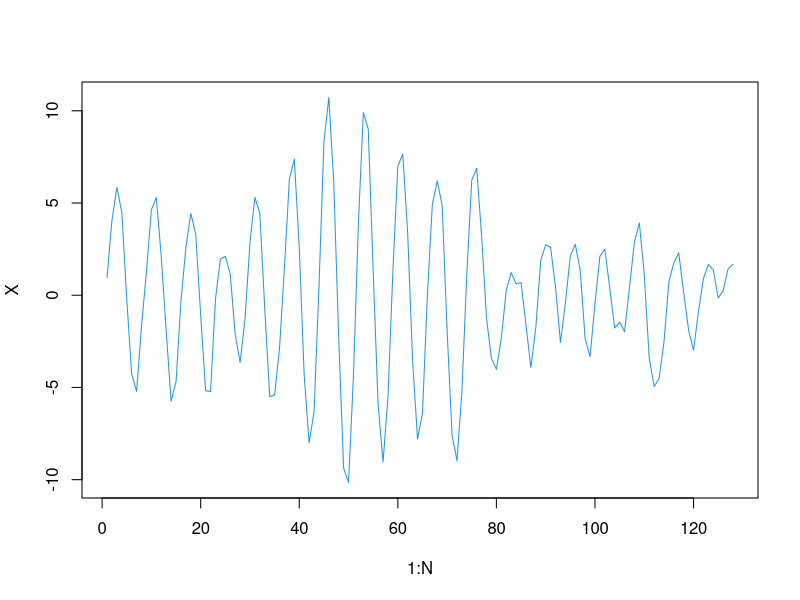
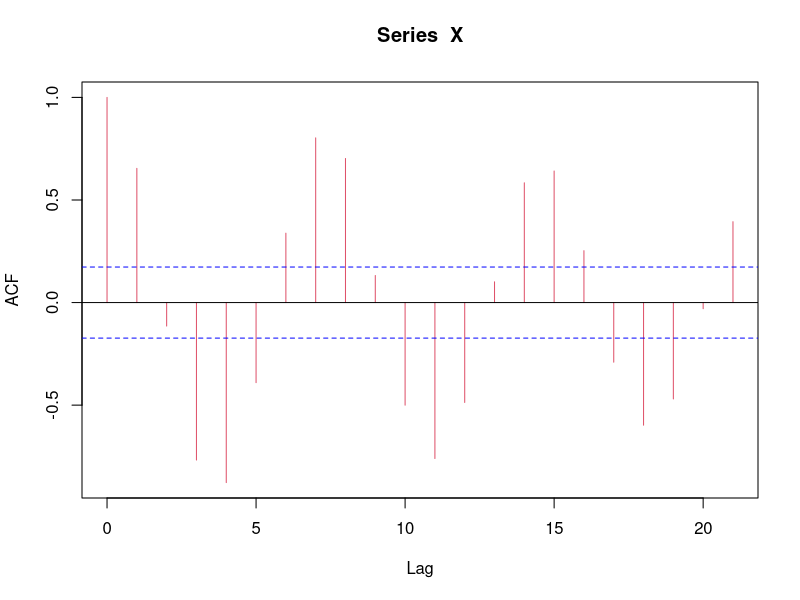
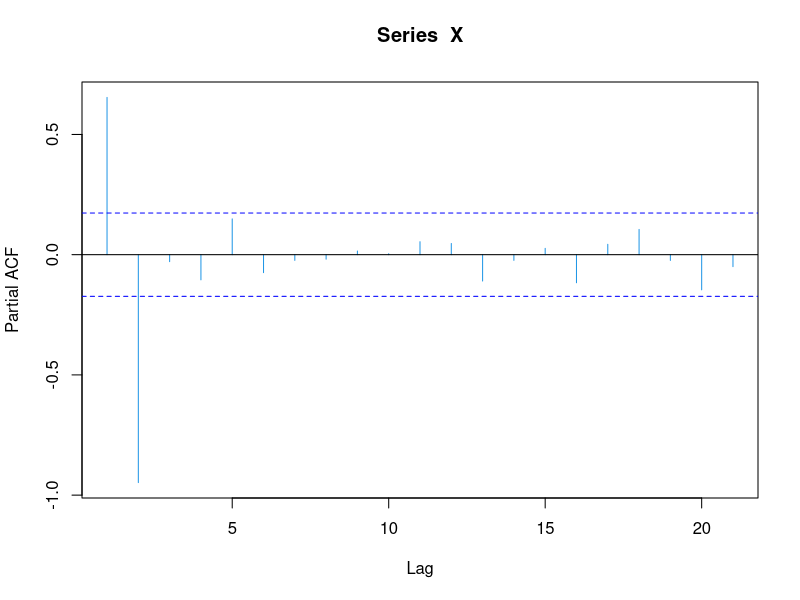

The R script that drew these images, in order:
rm(list = ls())
set.seed(10378)

### Example: Observed series from AR(2), resulted in 
### r_1 = 0.64, r_2 = -0.16


rho.hat <- matrix(c(0.64, -0.16), nrow = 2, ncol = 1, byrow = T)
P.two <- matrix(c(1, 0.64, 0.64, 1), nrow = 2, ncol = 2, byrow = T)

### Solve(P.two, rho.hat)
phi.hat <- solve(P.two, rho.hat)

### Did it come from a stationary series??
### Fitted AR(2) model: X_t = 1.26X_(t-1) - 0.96X_(t-2)
N <- 128
X <- arima.sim(n = N, list(ar = c(1.26, -0.96)))
plot(1:N, X, type = "l", col = 4)

### ACF only works for AR(1). PACF for AR(2)
### First two lines of PACF graph are outside bounds => AR(2) Model
acf(X, col = 2)
pacf(X, col = 4)

### 1.26 is outside unit circle, but -0.96 is inside the unit circle
